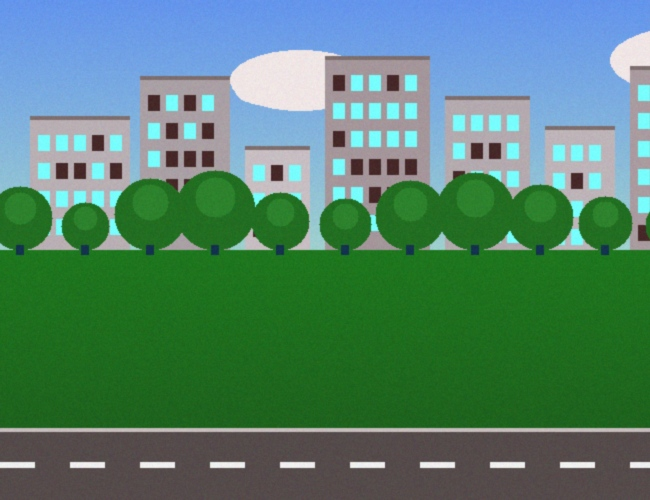
#> input picture my_photos/input_img_01.jpg, 650 x 500 px; its folder holds 4 pictures in this run
$ python sift_matching1.py my_photos out
#> lines starting #> are read from the running program, lines starting #| are printed output that depends on the picture; after the words box and inside, x2 and y2 are one past the last pixel; in counts of white or black regions, pixels touching at a corner belong together
"""
SIFT Multi-Image Matching & Full Panorama Stitching
=====================================================
Reads ALL images from ./input_images/ and:
  1. Detects SIFT keypoints on each image
  2. Matches every pair using Lowe's ratio test
  3. Builds a stitch ORDER graph (greedy MST — most-matches first)
  4. Chains all images into a single panorama via homography + gradient blend
  5. Crops black borders from the final result

Output folder (auto-created):
  output/
    01_keypoints_<name>.png          — keypoints on each input
    02_pairwise_<A>_vs_<B>.png       — match lines for every pair
    03_combined_keypoints.png        — all inputs tiled with keypoints
    04_stitch_order.png              — visualises the chaining order used
    05_stitch_clean.png              — final panorama, no annotations
    05_stitch_annotated.png          — final panorama + chain summary panel

Usage:
    python sift_matching.py                        # default folders
    python sift_matching.py input_images output    # custom folders
"""

import os, sys, itertools
import cv2
import numpy as np
import matplotlib
matplotlib.use("Agg")
import matplotlib.pyplot as plt
import matplotlib.patches as mpatches

# ── Config ─────────────────────────────────────────────────────────────────────
INPUT_DIR     = "my_photos"
OUTPUT_DIR    = "my_results"
MATCH_RATIO   = 0.75     # Lowe's ratio test threshold
MIN_MATCH     = 8        # minimum good matches to attempt homography
MAX_DRAW      = 60       # max match lines drawn per pair figure
RANSAC_THRESH = 4.0      # RANSAC reprojection threshold (px)

SIFT_PARAMS = dict(
    nfeatures=0,
    nOctaveLayers=3,
    contrastThreshold=0.03,
    edgeThreshold=10,
    sigma=1.6,
)

# ── I/O helpers ────────────────────────────────────────────────────────────────

def load_images(folder):
    exts = {".png", ".jpg", ".jpeg", ".bmp", ".tiff", ".webp"}
    files = sorted(f for f in os.listdir(folder)
                   if os.path.splitext(f)[1].lower() in exts)
    imgs, names = [], []
    for f in files:
        img = cv2.imread(os.path.join(folder, f))
        if img is not None:
            imgs.append(img)
            names.append(os.path.splitext(f)[0])
            print(f"  Loaded: {f}  ({img.shape[1]}x{img.shape[0]})")
    return imgs, names


def save_img(path, img_bgr):
    os.makedirs(os.path.dirname(path), exist_ok=True)
    cv2.imwrite(path, img_bgr)
    print(f"  Saved : {path}")


def save_fig(path, fig):
    os.makedirs(os.path.dirname(path), exist_ok=True)
    fig.savefig(path, dpi=150, bbox_inches="tight", facecolor=fig.get_facecolor())
    plt.close(fig)
    print(f"  Saved : {path}")


def bgr2rgb(img):
    return cv2.cvtColor(img, cv2.COLOR_BGR2RGB)


def scale_kps(kps, s):
    return [cv2.KeyPoint(kp.pt[0]*s, kp.pt[1]*s,
                         kp.size*s, kp.angle, kp.response, kp.octave)
            for kp in kps]


def resize_for_display(img, max_w=900):
    h, w = img.shape[:2]
    s = min(1.0, max_w / w)
    return cv2.resize(img, (int(w*s), int(h*s))), s


# ── SIFT detection & matching ──────────────────────────────────────────────────

def detect_all(sift, imgs):
    all_kps, all_desc = [], []
    for img in imgs:
        gray = cv2.cvtColor(img, cv2.COLOR_BGR2GRAY)
        kps, desc = sift.detectAndCompute(gray, None)
        all_kps.append(kps)
        all_desc.append(desc)
    return all_kps, all_desc


def lowe_match(desc1, desc2):
    if desc1 is None or desc2 is None or len(desc1) < 2 or len(desc2) < 2:
        return []
    bf    = cv2.BFMatcher(cv2.NORM_L2)
    pairs = bf.knnMatch(desc1, desc2, k=2)
    return [m for m, n in pairs if m.distance < MATCH_RATIO * n.distance]


def compute_all_matches(all_desc, names):
    results = {}
    for i, j in itertools.combinations(range(len(all_desc)), 2):
        good = lowe_match(all_desc[i], all_desc[j])
        results[(i, j)] = good
        print(f"  {names[i]:>18} <-> {names[j]:<18}  {len(good)} matches")
    return results


# ── Stage 1: keypoint images ───────────────────────────────────────────────────

def stage_keypoints(imgs, names, all_kps, out_dir):
    print("\n[Stage 1] Keypoint images ...")
    for img, name, kps in zip(imgs, names, all_kps):
        out = img.copy()
        cv2.drawKeypoints(img, kps, out,
                          flags=cv2.DRAW_MATCHES_FLAGS_DRAW_RICH_KEYPOINTS)
        save_img(os.path.join(out_dir, f"01_keypoints_{name}.png"), out)


# ── Stage 2: pairwise match figures ───────────────────────────────────────────

def stage_pairwise(imgs, names, all_kps, match_results, out_dir):
    print("\n[Stage 2] Pairwise match figures ...")
    for (i, j), good in match_results.items():
        ni, nj  = names[i], names[j]
        draw_n  = min(len(good), MAX_DRAW)
        si, s   = resize_for_display(imgs[i])
        sj, _   = resize_for_display(imgs[j])
        vis = cv2.drawMatches(
            si, scale_kps(all_kps[i], s),
            sj, scale_kps(all_kps[j], s),
            good[:draw_n], None,
            matchColor=(0, 230, 118),
            singlePointColor=(80, 80, 200),
            flags=cv2.DrawMatchesFlags_NOT_DRAW_SINGLE_POINTS,
        )
        fig, ax = plt.subplots(figsize=(14, 4.5))
        fig.patch.set_facecolor("#111")
        ax.imshow(bgr2rgb(vis))
        ax.set_title(
            f"{ni}  <->  {nj}  |  kpts: {len(all_kps[i])}/{len(all_kps[j])}"
            f"  |  good matches: {len(good)}  (showing {draw_n})",
            color="white", fontsize=10)
        ax.axis("off")
        plt.tight_layout()
        save_fig(os.path.join(out_dir, f"02_pairwise_{ni}_vs_{nj}.png"), fig)


# ── Stage 3: combined tile ─────────────────────────────────────────────────────

def stage_combined(imgs, names, all_kps, out_dir):
    print("\n[Stage 3] Combined keypoints tile ...")
    n    = len(imgs)
    cols = min(n, 3)
    rows = (n + cols - 1) // cols
    fig, axes = plt.subplots(rows, cols, figsize=(cols * 5.5, rows * 4.2))
    fig.suptitle("SIFT Keypoints — All Input Images",
                 fontsize=13, fontweight="bold", color="white")
    fig.patch.set_facecolor("#111")
    flat = axes.flatten() if n > 1 else [axes]
    idx = 0
    for idx, (img, name, kps) in enumerate(zip(imgs, names, all_kps)):
        out = img.copy()
        cv2.drawKeypoints(img, kps, out,
                          flags=cv2.DRAW_MATCHES_FLAGS_DRAW_RICH_KEYPOINTS)
        flat[idx].imshow(bgr2rgb(out))
        flat[idx].set_title(f"{name}\n{len(kps)} keypoints",
                            color="white", fontsize=9)
        flat[idx].axis("off")
    for k in range(idx + 1, len(flat)):
        flat[k].set_visible(False)
    plt.tight_layout()
    save_fig(os.path.join(out_dir, "03_combined_keypoints.png"), fig)


# ── Homography ─────────────────────────────────────────────────────────────────

def compute_homography(kp1, kp2, good_matches):
    """
    Compute homography from kp2 -> kp1 using RANSAC.
    Returns (H, mask) or (None, None) if not enough matches.
    """
    if len(good_matches) < MIN_MATCH:
        return None, None

    src = np.float32([kp2[m.trainIdx].pt for m in good_matches]).reshape(-1, 1, 2)
    dst = np.float32([kp1[m.queryIdx].pt for m in good_matches]).reshape(-1, 1, 2)
    H, mask = cv2.findHomography(src, dst, cv2.RANSAC, RANSAC_THRESH)
    return H, mask


# ── Warp & gradient blend helpers ─────────────────────────────────────────────

def warp_onto_canvas(img, H, canvas_w, canvas_h):
    """
    Warp img onto a canvas of size (canvas_w x canvas_h) using homography H.
    Returns (warped_bgr, mask_uint8).
    """
    warped = cv2.warpPerspective(img, H, (canvas_w, canvas_h))
    gray   = cv2.cvtColor(warped, cv2.COLOR_BGR2GRAY)
    _, mask = cv2.threshold(gray, 1, 255, cv2.THRESH_BINARY)
    return warped, mask


def gradient_blend_into(canvas, canvas_mask, warped, wmask):
    """
    Blend warped image into canvas using a gradient weight in the overlap zone.
    - Non-overlap areas: direct copy.
    - Overlap areas: smooth linear blend based on distance from each image's edge.
    """
    overlap = cv2.bitwise_and(canvas_mask, wmask)

    # Non-overlap: just copy new pixels in
    new_only = cv2.bitwise_and(wmask, cv2.bitwise_not(canvas_mask))
    canvas[new_only > 0] = warped[new_only > 0]

    # Overlap: blend using distance transform weights
    if overlap.any():
        dist_canvas = cv2.distanceTransform(canvas_mask, cv2.DIST_L2, 5)
        dist_warped = cv2.distanceTransform(wmask,        cv2.DIST_L2, 5)

        ov_mask = overlap > 0
        w_c = dist_canvas[ov_mask]
        w_w = dist_warped[ov_mask]
        total = w_c + w_w + 1e-6
        alpha = (w_c / total)[:, np.newaxis]   # weight for existing canvas

        canvas[ov_mask] = (
            alpha       * canvas[ov_mask].astype(np.float32) +
            (1 - alpha) * warped[ov_mask].astype(np.float32)
        ).astype(np.uint8)

    canvas_mask |= wmask


def crop_black_borders(img, thresh=5):
    """Remove black border rows/cols from a stitched panorama."""
    gray = cv2.cvtColor(img, cv2.COLOR_BGR2GRAY)
    _, mask = cv2.threshold(gray, thresh, 255, cv2.THRESH_BINARY)
    coords = cv2.findNonZero(mask)
    if coords is None:
        return img
    x, y, w, h = cv2.boundingRect(coords)
    return img[y:y+h, x:x+w]


# ── Stage 4: stitch order diagram ─────────────────────────────────────────────

def build_stitch_order(n, match_results):
    """
    Greedy MST: pick image with most total matches as hub,
    then repeatedly attach the unmerged image with the most matches
    to any already-merged image.
    Returns (hub_index, [(src, dst), ...]) edge list.
    """
    totals = [0] * n
    for (i, j), good in match_results.items():
        totals[i] += len(good)
        totals[j] += len(good)

    hub    = int(np.argmax(totals))
    merged = {hub}
    order  = []

    while len(merged) < n:
        best_count, best_edge = -1, None
        for i in merged:
            for j in range(n):
                if j in merged:
                    continue
                key   = (min(i, j), max(i, j))
                count = len(match_results.get(key, []))
                if count > best_count:
                    best_count = count
                    best_edge  = (i, j)
        if best_edge is None:
            # No connection — just append remaining images in order
            for j in range(n):
                if j not in merged:
                    last = max(merged, key=lambda x: x)
                    order.append((last, j))
                    merged.add(j)
            break
        order.append(best_edge)
        merged.add(best_edge[1])

    return hub, order


def stage_stitch_order(names, hub, order, match_results, out_dir):
    """Visualise the MST chaining order as a node-edge diagram."""
    print("\n[Stage 4] Stitch order diagram ...")
    n   = len(names)
    fig, ax = plt.subplots(figsize=(max(10, n * 2.2), 4))
    fig.patch.set_facecolor("#111")
    ax.set_facecolor("#1a1a1a")
    ax.set_xlim(-0.5, n - 0.5)
    ax.set_ylim(0, 2)
    ax.axis("off")
    ax.set_title("Stitch Chain Order  (orange = hub)",
                 color="white", fontsize=11, fontweight="bold")

    xs = np.linspace(0, n - 1, n)

    for step, (src, dst) in enumerate(order):
        key   = (min(src, dst), max(src, dst))
        count = len(match_results.get(key, []))
        x1, x2 = xs[src], xs[dst]
        ax.annotate("", xy=(x2, 1.0), xytext=(x1, 1.0),
                    arrowprops=dict(arrowstyle="->", color="#00E676", lw=2.5))
        ax.text((x1 + x2) / 2, 1.22, f"step {step+1}\n{count} matches",
                ha="center", va="bottom", color="#00E676", fontsize=8)

    for i, name in enumerate(names):
        color = "#EF9F27" if i == hub else "#4FC3F7"
        ax.plot(xs[i], 1.0, "o", markersize=36, color=color, zorder=5)
        ax.text(xs[i], 1.0, str(i+1), ha="center", va="center",
                color="#111", fontsize=11, fontweight="bold", zorder=6)
        # wrap long names
        short = name if len(name) <= 16 else name[:14] + "…"
        ax.text(xs[i], 0.52, short, ha="center", va="top",
                color="white", fontsize=7.5)

    ax.text(xs[hub], 1.56, "hub", ha="center", va="bottom",
            color="#EF9F27", fontsize=9, fontstyle="italic")

    plt.tight_layout()
    save_fig(os.path.join(out_dir, "04_stitch_order.png"), fig)


# ── Stage 5: multi-image panorama ─────────────────────────────────────────────

def stage_stitch_all(imgs, names, all_kps, all_desc, match_results, out_dir):
    print("\n[Stage 5] Multi-image panorama stitch ...")
    n = len(imgs)

    hub, order = build_stitch_order(n, match_results)
    chain_str  = " -> ".join([names[hub]] + [names[j] for _, j in order])
    print(f"  Hub   : {names[hub]}")
    print(f"  Chain : {chain_str}")

    stage_stitch_order(names, hub, order, match_results, out_dir)

    # H_global[idx] = homography that maps image idx -> canvas space
    H_global   = {hub: np.eye(3, dtype=np.float64)}
    inlier_log = {}

    for src_idx, dst_idx in order:
        key  = (min(src_idx, dst_idx), max(src_idx, dst_idx))
        good = list(match_results.get(key, []))

        # Correct match direction: queryIdx belongs to smaller-index image
        if src_idx > dst_idx:
            good = [cv2.DMatch(m.trainIdx, m.queryIdx, m.distance) for m in good]

        H_local, hmask = compute_homography(
            all_kps[src_idx], all_kps[dst_idx], good)

        if H_local is None:
            print(f"  [WARN] Cannot compute H for "
                  f"{names[src_idx]}->{names[dst_idx]}, using identity fallback.")
            H_global[dst_idx] = H_global.get(src_idx, np.eye(3)).copy()
            inlier_log[(src_idx, dst_idx)] = (len(good), 0)
            continue

        inliers = int(hmask.sum())
        inlier_log[(src_idx, dst_idx)] = (len(good), inliers)
        print(f"  {names[src_idx]:>18} -> {names[dst_idx]:<18}  "
              f"inliers: {inliers}/{len(good)}")

        H_src_to_canvas = H_global.get(src_idx, np.eye(3))
        H_global[dst_idx] = H_src_to_canvas @ np.linalg.inv(H_local)

    # ── Compute canvas bounds ─────────────────────────────────────────────
    all_corners = []
    for idx, img in enumerate(imgs):
        h, w    = img.shape[:2]
        corners = np.float32([[0,0],[w,0],[w,h],[0,h]]).reshape(-1, 1, 2)
        H       = H_global.get(idx, np.eye(3))
        all_corners.append(cv2.perspectiveTransform(corners, H))

    pts     = np.concatenate(all_corners)
    x_min   = int(np.floor(pts[:, :, 0].min()))
    y_min   = int(np.floor(pts[:, :, 1].min()))
    x_max   = int(np.ceil (pts[:, :, 0].max()))
    y_max   = int(np.ceil (pts[:, :, 1].max()))

    canvas_w = x_max - x_min
    canvas_h = y_max - y_min
    tx, ty   = -x_min, -y_min
    T = np.array([[1,0,tx],[0,1,ty],[0,0,1]], dtype=np.float64)
    print(f"  Canvas : {canvas_w}x{canvas_h}  offset ({tx},{ty})")

    # ── Warp and blend in chain order ─────────────────────────────────────
    process_order  = [hub] + [j for _, j in order]
    canvas_result  = np.zeros((canvas_h, canvas_w, 3), dtype=np.uint8)
    canvas_mask    = np.zeros((canvas_h, canvas_w),    dtype=np.uint8)

    for idx in process_order:
        if idx not in H_global:
            continue
        H_full        = T @ H_global[idx]
        warped, wmask = warp_onto_canvas(imgs[idx], H_full, canvas_w, canvas_h)
        gradient_blend_into(canvas_result, canvas_mask, warped, wmask)
        print(f"  Blended: {names[idx]}")

    # ── Crop & save ───────────────────────────────────────────────────────
    final = crop_black_borders(canvas_result)
    print(f"  Final  : {final.shape[1]}x{final.shape[0]}")
    save_img(os.path.join(out_dir, "05_stitch_clean.png"), final)

    # ── Annotated figure ──────────────────────────────────────────────────
    disp, _ = resize_for_display(final, max_w=1200)

    summary_lines = [f"Hub: {names[hub]}", f"Images: {n}", ""]
    for step, (si, di) in enumerate(order):
        key    = (min(si, di), max(si, di))
        n_good = len(match_results.get(key, []))
        n_inl  = inlier_log.get((si, di), (n_good, 0))[1]
        summary_lines.append(
            f"Step {step+1}: {names[si]}\n"
            f"      -> {names[di]}\n"
            f"  matches={n_good}  inliers={n_inl}")

    fig, axes = plt.subplots(1, 2, figsize=(18, 6),
                             gridspec_kw={"width_ratios": [3, 1]})
    fig.patch.set_facecolor("#111")
    fig.suptitle(f"SIFT Panorama — {n} images chained via MST",
                 fontsize=13, fontweight="bold", color="white")

    axes[0].imshow(bgr2rgb(disp))
    axes[0].set_title("Final panorama  (gradient blend · black borders cropped)",
                      color="white", fontsize=10)
    axes[0].axis("off")

    axes[1].set_facecolor("#1a1a1a")
    axes[1].axis("off")
    axes[1].set_title("Chain summary", color="white", fontsize=10)
    axes[1].text(0.05, 0.97, "\n".join(summary_lines),
                 transform=axes[1].transAxes, color="white",
                 fontsize=8, va="top", family="monospace")

    plt.tight_layout()
    save_fig(os.path.join(out_dir, "05_stitch_annotated.png"), fig)

    return final


# ── Match matrix summary ───────────────────────────────────────────────────────

def print_summary(names, all_kps, match_results):
    n     = len(names)
    col_w = max(len(nm) for nm in names) + 2
    print("\n── Match Matrix (good matches) ──────────────────────────")
    print(f"{'':>{col_w}}" + "".join(f"{nm:>{col_w}}" for nm in names))
    for i in range(n):
        row = f"{names[i]:>{col_w}}"
        for j in range(n):
            if i == j:
                row += f"{'---':>{col_w}}"
            else:
                key = (min(i, j), max(i, j))
                row += f"{len(match_results.get(key, [])):>{col_w}}"
        print(row)
    print()
    for i, (nm, kps) in enumerate(zip(names, all_kps)):
        print(f"  [{i+1}] {nm}: {len(kps)} keypoints")
    print("─────────────────────────────────────────────────────────")


# ── Entry ──────────────────────────────────────────────────────────────────────

def main():
    in_dir  = sys.argv[1] if len(sys.argv) > 1 else INPUT_DIR
    out_dir = sys.argv[2] if len(sys.argv) > 2 else OUTPUT_DIR

    if not os.path.isdir(in_dir):
        print(f"[ERROR] Input folder not found: '{in_dir}'")
        sys.exit(1)

    os.makedirs(out_dir, exist_ok=True)
    print(f"[INFO] Input  : {in_dir}/")
    print(f"[INFO] Output : {out_dir}/")

    print("\n[Load] Reading images ...")
    imgs, names = load_images(in_dir)
#> in load_images, img is the input picture: shape (500, 650, 3); mean B, G, R 108.6, 130.2, 83.4
#|   Loaded: input_img_01.jpg  (650x500)
    if len(imgs) < 2:
        print("[ERROR] Need at least 2 images in input_images/")
        sys.exit(1)

    print(f"\n[SIFT] Detecting keypoints ({len(imgs)} images) ...")
    sift = cv2.SIFT_create(**SIFT_PARAMS)
    all_kps, all_desc = detect_all(sift, imgs)
#> after the loop in detect_all, `for img in imgs:`:
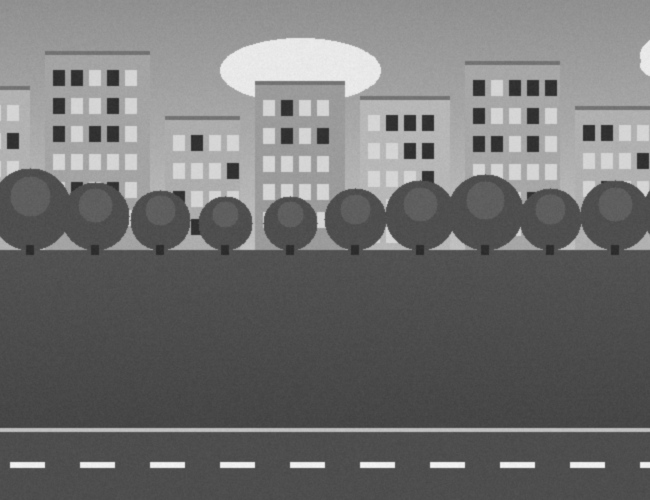
#> gray: shape (500, 650); min 39, max 246, mean 112.9
    for nm, kps in zip(names, all_kps):
        print(f"  {nm}: {len(kps)} keypoints")

    print("\n[Match] Computing all pairwise matches ...")
    match_results = compute_all_matches(all_desc, names)

    stage_keypoints(imgs, names, all_kps, out_dir)
    stage_pairwise(imgs, names, all_kps, match_results, out_dir)
#> after the loop in stage_pairwise, `for (i, j), good in match_results.items():`:
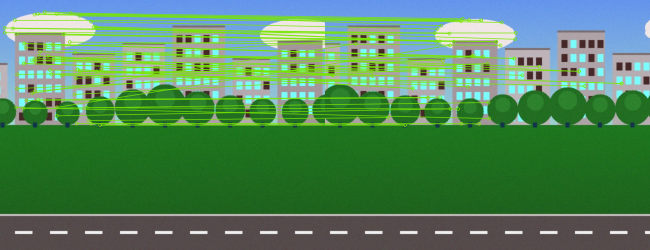
#> vis: shape (500, 1300, 3) (shown at 1/2 size); mean B, G, R 92.4, 135.8, 84.4
    stage_combined(imgs, names, all_kps, out_dir)
#> after the loop in stage_combined, `for idx, (img, name, kps) in enumerate(zip(imgs, names, all_kps)):`:
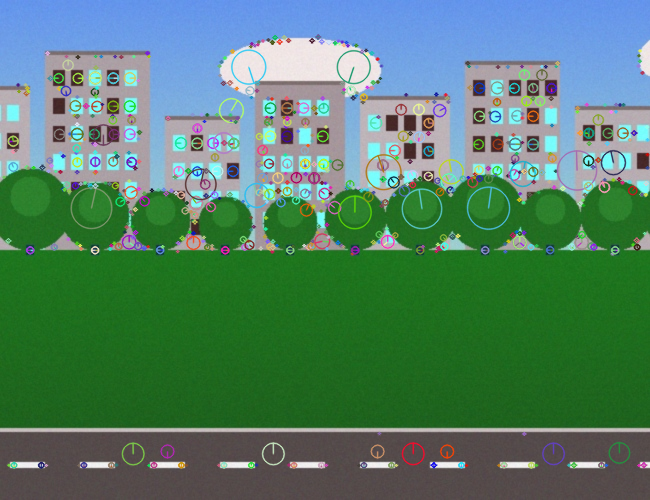
#> out: shape (500, 650, 3); mean B, G, R 104.5, 128.2, 83.9
    stage_stitch_all(imgs, names, all_kps, all_desc, match_results, out_dir)
#> the loop in stage_stitch_all, `for idx in process_order:` made 4 passes
#> pass 1, in warp_onto_canvas, `_, mask = cv2.threshold(gray, 1, 255, cv2.THRESH_BINARY)`:
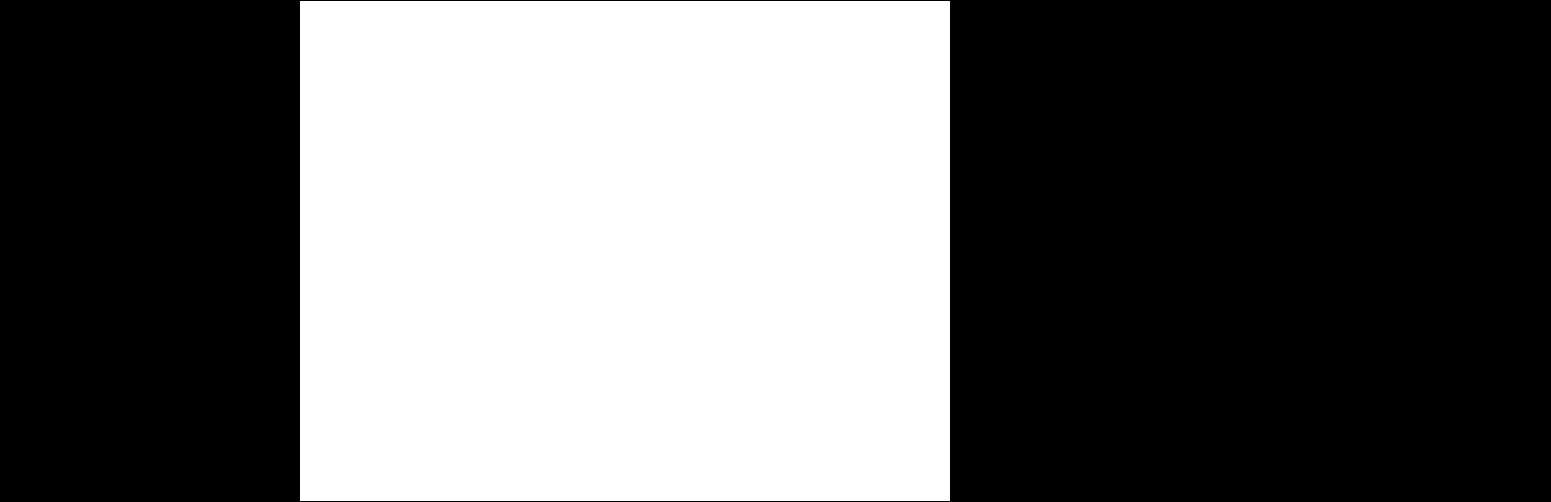
#> mask: shape (502, 1551); 41.7% white; 1 white region, box (x1, y1, x2, y2) and area: (300, 1, 950, 501) 325000
#> in crop_black_borders, `return img[y:y+h, x:x+w]`:
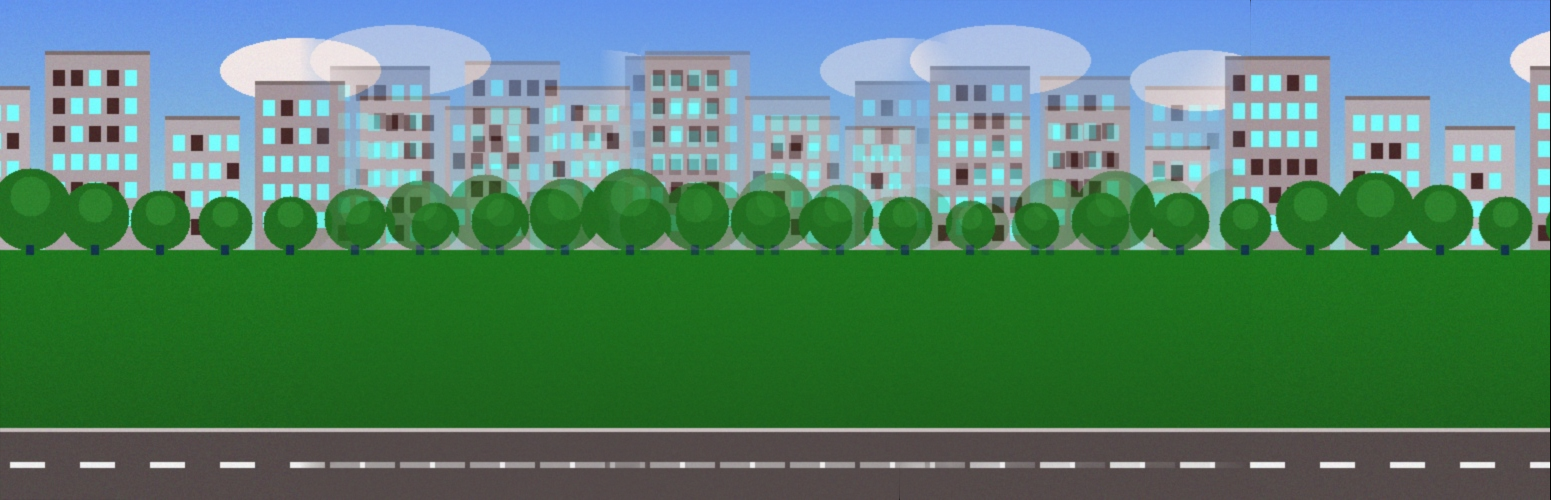
#> returned value: shape (500, 1551, 3); mean of channels 0, 1, 2 106.9, 129.9, 84.4; drawn as B, G, R
#|   Final  : 1551x500

    print_summary(names, all_kps, match_results)
    print(f"\n[DONE] All outputs saved to: {out_dir}/")


if __name__ == "__main__":
    main()
